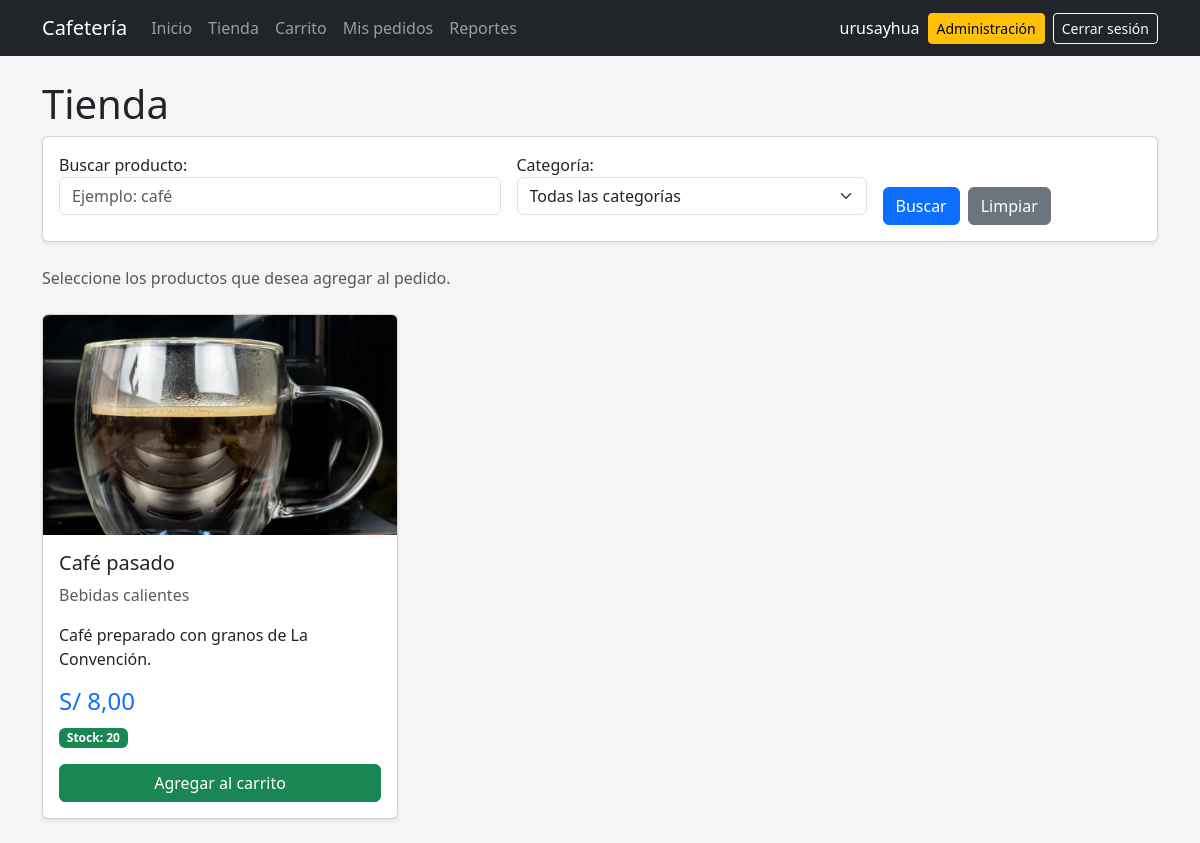
/tienda/ (signed in), run on an earlier commit of the app's database.
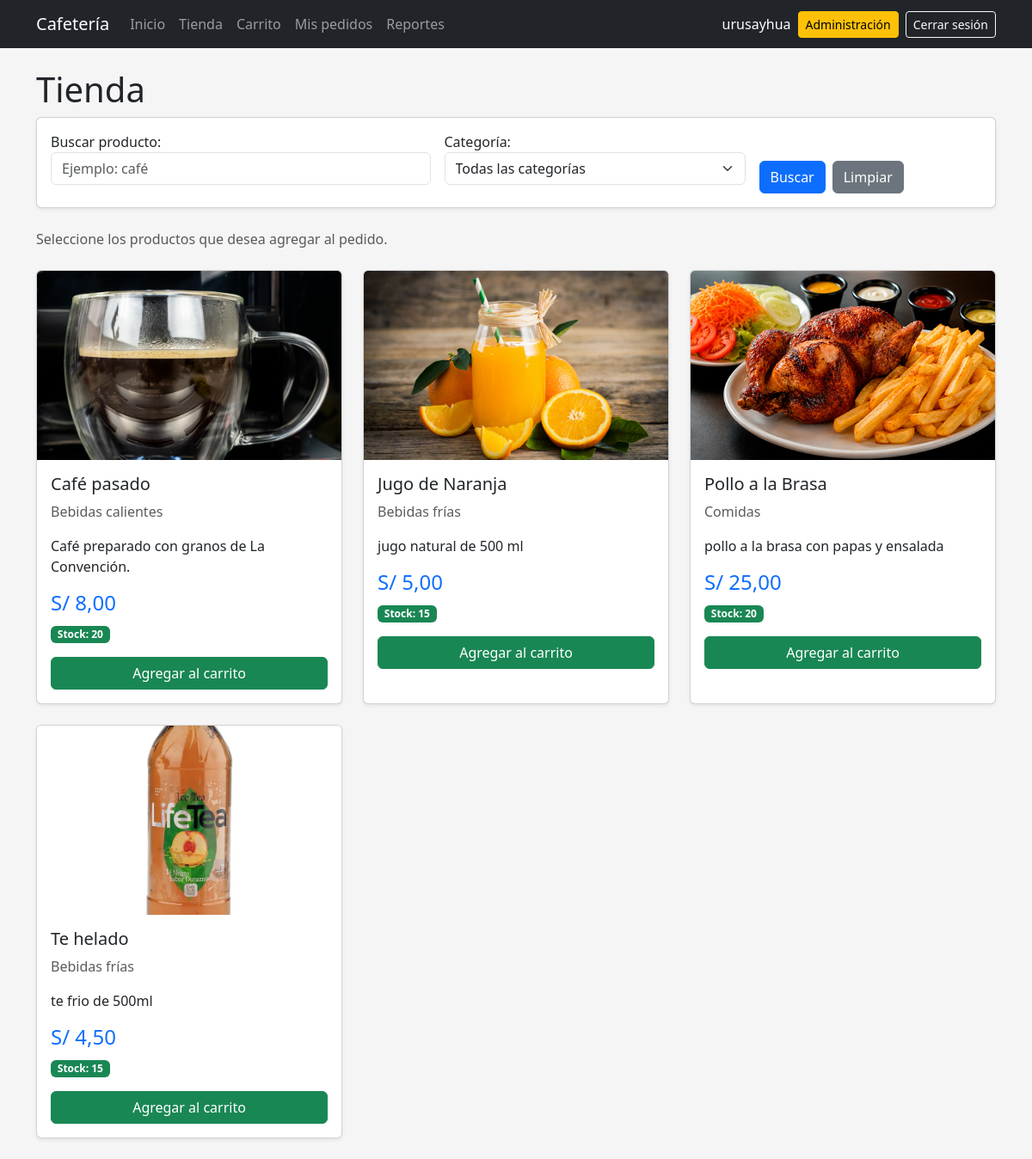
And on a later commit of the database.
### pedidos/models.py (models this page shows, shortened)
class Producto(models.Model):
    nombre = models.CharField(max_length=100)
    descripcion = models.TextField(blank=True)
    categoria = models.ForeignKey(
        Categoria,
        on_delete=models.SET_NULL,
        null=True,
        blank=True,
        related_name="productos",
    )
    precio = models.DecimalField(
        max_digits=8,
        decimal_places=2,
    )
    stock = models.PositiveIntegerField(default=0)
    imagen = models.ImageField(
        upload_to="productos/",
        blank=True,
    )
    activo = models.BooleanField(default=True)
    class Meta:
        ordering = ["nombre"]

class Categoria(models.Model):
    nombre = models.CharField(max_length=100)
    descripcion = models.TextField(blank=True)
    activo = models.BooleanField(default=True)
    def __str__(self):
        return self.nombre
    class Meta:
        verbose_name = "Categoría"
        verbose_name_plural = "Categorías"
        ordering = ["nombre"]

### pedidos/views.py (the view, shortened to what this page needs)
@login_required
def tienda(request):
    productos = (
        Producto.objects
        .filter(
            activo=True
        )
        .select_related(
            "categoria"
        )
        .order_by(
            "nombre"
        )
    )
    form = ProductoFiltroForm(
        request.GET or None
    )
    return render(
        request,
        "tienda/lista.html",
        {
            "productos": productos,
            "form": form,
        },
    )

### pedidos/forms.py (shortened to what this page needs)
class ProductoFiltroForm(forms.Form):
    busqueda = forms.CharField(
        required=False,
        label="Buscar producto",
        widget=forms.TextInput(
            attrs={
                "class": "form-control",
                "placeholder": "Ejemplo: café",
            }
        ),
    )
    categoria = forms.ModelChoiceField(
        required=False,
        queryset=Categoria.objects.filter(
            activo=True
        ).order_by("nombre"),
        empty_label="Todas las categorías",
        label="Categoría",
        widget=forms.Select(
            attrs={
                "class": "form-select",
            }
        ),
    )

### pedidos/templates/tienda/lista.html (shortened to what this page needs)
{% extends "base.html" %}
{% block content %}
<div class="mb-4">
    <h1>
        Tienda
    </h1>
<div class="card mb-4 shadow-sm">
    <div class="card-body">
        <form method="get">
            <div class="row g-3 align-items-end">
                <div class="col-md-5">
                    {{ form.busqueda.label_tag }}
                    {{ form.busqueda }}
                </div>
                <div class="col-md-4">
                    {{ form.categoria.label_tag }}
                    {{ form.categoria }}
                </div>
                <div class="col-md-3">
                    <div class="d-flex gap-2">
                        <button
                            type="submit"
                            class="btn btn-primary"
                        >
                            Buscar
                        </button>
                        <a
                            href="{% url 'tienda' %}"
                            class="btn btn-secondary"
                        >
                            Limpiar
                        </a>
                    </div>
                </div>
            </div>
        </form>
    </div>
</div>
    <p class="text-muted">
        Seleccione los productos
        que desea agregar al pedido.
    </p>
</div>
<div class="row g-4">
{% for producto in productos %}
<div class="col-md-6 col-lg-4">
    <div class="card h-100 shadow-sm">
        {% if producto.imagen %}
        <img
            src="{{ producto.imagen.url }}"
            class="card-img-top producto-imagen"
            alt="{{ producto.nombre }}"
        >
        {% else %}
        <div class="producto-sin-imagen">
            Sin imagen
        </div>
        {% endif %}
        <div class="card-body">
            <h5 class="card-title">
                {{ producto.nombre }}
            </h5>
            <p class="text-muted">
                {% if producto.categoria %}
                    {{ producto.categoria.nombre }}
                {% else %}
                    Sin categoría
                {% endif %}
            </p>
            <p>
                {{ producto.descripcion }}
            </p>
            <h4 class="text-primary">
                S/ {{ producto.precio }}
            </h4>
            {% if producto.stock > 0 %}
            <p>
                <span class="badge text-bg-success">
                    Stock:
                    {{ producto.stock }}
                </span>
            </p>
            <form
                method="post"
                action="{% url 'agregar_producto' producto.id %}"
            >
                <button
                    type="submit"
                    class="btn btn-success w-100"
                >
                    Agregar al carrito
                </button>
            </form>
            {% endif %}
        </div>
    </div>
</div>
{% empty %}
<div class="col-12">
    <div class="alert alert-info">
        No existen productos disponibles.
    </div>
</div>
{% endfor %}
</div>
{% endblock %}

### pedidos/templates/base.html (shortened to what this page needs)
{% load static %}
<!DOCTYPE html>
<html lang="es">
<head>
    <link
        href="https://cdn.jsdelivr.net/npm/bootstrap@5.3.3/dist/css/bootstrap.min.css"
        rel="stylesheet"
    >
    <link
        rel="stylesheet"
        href="{% static 'css/base.css' %}"
    >
</head>
<body>
{% if user.is_authenticated %}
<nav
    class="navbar navbar-expand-lg bg-dark"
    data-bs-theme="dark"
>
    <div class="container">
        <a
            class="navbar-brand"
            href="{% url 'inicio' %}"
        >
            Cafetería
        </a>
        <div
            class="collapse navbar-collapse"
            id="menuPrincipal"
        >
            <div class="navbar-nav me-auto">
                <a
                    class="nav-link"
                    href="{% url 'inicio' %}"
                >
                    Inicio
                </a>
                <a
                    class="nav-link"
                    href="{% url 'tienda' %}"
                >
                    Tienda
                </a>
                <a
                    class="nav-link"
                    href="{% url 'ver_carrito' %}"
                >
                    Carrito
                </a>
                <a
                    class="nav-link"
                    href="{% url 'mis_pedidos' %}"
                >
                    Mis pedidos
                </a>
                {% if user.is_staff %}
                <a
                    class="nav-link"
                    href="{% url 'reportes' %}"
                >
                    Reportes
                </a>
                {% endif %}
            </div>
            <div
                class="d-flex align-items-center gap-2"
            >
                <span
                    class="navbar-text text-white"
                >
                    {{ user.username }}
                </span>
                {% if user.is_staff %}
                <a
                    href="{% url 'admin:index' %}"
                    class="btn btn-warning btn-sm"
                >
                    Administración
                </a>
                {% endif %}
                <form
                    method="post"
                    action="{% url 'logout' %}"
                    class="m-0"
                >
                    <button
                        type="submit"
                        class="btn btn-outline-light btn-sm"
                    >
                        Cerrar sesión
                    </button>
                </form>
            </div>
        </div>
    </div>
</nav>
{% endif %}
<main class="container py-4">
    {% block content %}
    {% endblock %}
</main>
</body>
</html>

### static/css/base.css (style rules this page uses)
body { background-color: #f4f4f4; }
form input, form select, form textarea { width: 100%; padding: 8px; margin-bottom: 10px; }
.navbar form { width: auto; }
.navbar form button { width: auto; }
body { background-color: #f5f5f5; }
.producto-imagen { height: 220px; object-fit: cover; }
.card { transition: transform 0.2s; }

What changed in the data, as far as the page shows it:
added Producto: imagen (picture), nombre "Jugo de Naranja", categoria.nombre "Bebidas frías", descripcion "jugo natural de 500 ml", precio "5,00", stock "15"
added Producto: imagen (picture), nombre "Pollo a la Brasa", categoria.nombre "Comidas", descripcion "pollo a la brasa con papas y ensalada", precio "25,00", stock "20"
added Producto: imagen (picture), nombre "Te helado", categoria.nombre "Bebidas frías", descripcion "te frio de 500ml", precio "4,50", stock "15"
